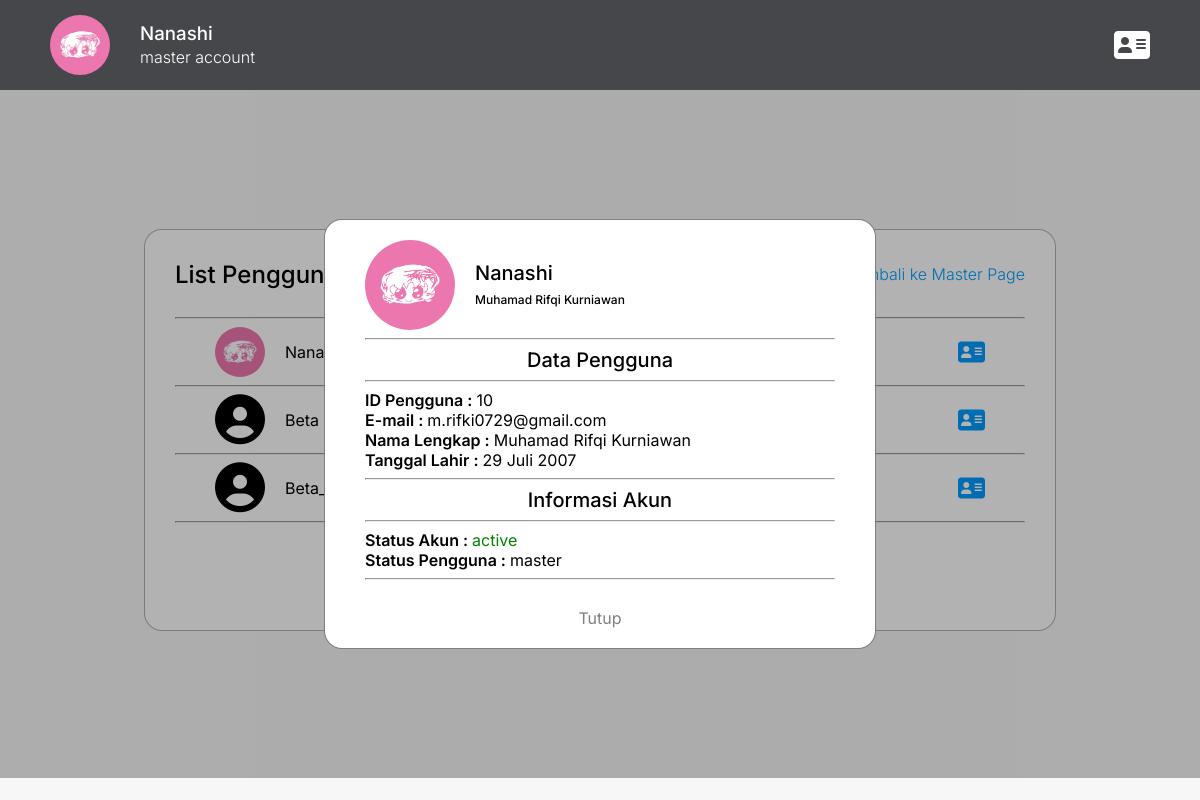
The app's page /user/master/list_pengguna.php?id=10 (signed in) with its own data.
### tables this page shows
CREATE TABLE `user` (
  `id` int(255) NOT NULL,
  `email` varchar(1000) NOT NULL,
  `fullname` varchar(1000) NOT NULL,
  `username` varchar(1000) NOT NULL,
  `password` varchar(1000) NOT NULL,
  `tgl_lahir` varchar(1000) NOT NULL,
  `sekolah` varchar(1000) NOT NULL,
  `NIS` int(255) NOT NULL,
  `kelas` varchar(1000) NOT NULL,
  `guru_tmpt_mengajar` varchar(1000) NOT NULL,
  `guru_mapel` varchar(1000) NOT NULL,
  `status` varchar(1000) NOT NULL,
  `foto_profil` varchar(1000) NOT NULL,
  `status_akun` char(10) NOT NULL
);

### user/master/list_pengguna.php (the view, shortened to what this page needs)
<?php
include "../../logika/custom_function.php";
?>
<!DOCTYPE html>
<html lang="en">
<head>
    <link rel="stylesheet" href="https://cdnjs.cloudflare.com/ajax/libs/font-awesome/6.5.1/css/all.min.css">
    <link rel="stylesheet" href="../../assets/css/style.css">
</head>
<body>
    <header class="inter-400 header-dark" style="display: flex; justify-content: space-between; padding: 0 50px; align-items: center;">
        <div class="left-side" style="display: flex;">
            <?php
            $path = "../../assets/images/user/".$_SESSION['foto_profil'];
            if(file_exists($path) != false && $_SESSION['foto_profil'] != ''){
                echo "<div>";
                echo "<img src='$path' style='width: 60px; height: 60px; object-fit: cover; border-radius: 100px; margin-right: 30px; margin-top: 12px;'>";
                echo "</div>";
                echo "<div>";
                echo "<h3 class='inter-500'>".$_SESSION['username']."<br><span class='inter-300 font-size-l'>".$_SESSION['status']." account</span></h3>";
                echo "</div>";
            }
            ?>
        </div>
        <a id="user-menu">
            <i class="fa-solid fa-address-card fa-2xl"></i>
        </a>
    </header>
    <div class="inter-400 user-info-container" id="user-info-container">
        <div class="user-info-popup">
            <?php
            if (isset($_GET['id'])){
                $userId = $_GET['id'];
            ?>
            <?php
            $query = "SELECT * FROM user WHERE id=$userId";
            $hasil = $pdo->query($query);
            $row = $hasil->fetch(PDO::FETCH_ASSOC);
            $path = "../../assets/images/user/".$row['foto_profil'];
            echo "<div style='display: flex; align-items: center;'>";
            if(file_exists($path) == true && $row['foto_profil'] != '') {
            echo "<img src='$path' style='height: 90px; width: 90px; object-fit: cover; border-radius: 100px; border-color: rgb(0, 0, 0, 0.3);'>";
            } else {
                echo "<i class='fa-solid fa-circle-user fa-2xl' style='display: flex; align-items: center; height: 90px; width: 90px; font-size: 90px;'></i>";
            }
            echo "<div style='margin-left: 20px;'>";
            echo "<p class='inter-500 font-size-xl'>".$row['username']."<br><span class='inter-500 font-size-md'>".$row['fullname']."</span></p>";
            echo "</div>";
            echo "</div>";
            echo "<hr>";
            echo "<div style='display: flex; justify-content: center;'>";
            echo "<h2 class='inter-500 font-size-xl' style='margin: 0;'>Data Pengguna</h2>";
            echo "</div>";
            echo "<hr>";
            echo "<span class='inter-600'>ID Pengguna : </span>".$row['id']."<br>";
            echo "<span class='inter-600'>E-mail : </span>".$row['email']."<br>";
            echo "<span class='inter-600'>Nama Lengkap : </span>".$row['fullname']."<br>";
            echo "<span class='inter-600'>Tanggal Lahir : </span>".$row['tgl_lahir']."<br>";
            if ($row['status'] == 'default') {
                echo "<span class='inter-600'>Sekolah : </span>".$row['sekolah']."<br>";
                echo "<span class='inter-600'>NIS : </span>".$row['NIS']."<br>";
                echo "<span class='inter-600'>Kelas : </span>".$row['kelas']."<br>";
                echo "<hr>";
            } else if ($row['status'] == 'teacher') {
                echo "<span class='inter-600'>Tempat Mengajar : </span>".$row['guru_tmpt_mengajar']."<br>";
                echo "<span class='inter-600'>Mengajar Mapel : </span>".$row['guru_mapel']."<br>";
                echo "<hr>";
            } else {
                echo "<hr>";
            }
            echo "<div style='display: flex; justify-content: center;'>";
            echo "<h2 class='inter-500 font-size-xl' style='margin: 0;'>Informasi Akun</h2>";
            echo "</div>";
            echo "<hr>";
            if ($row['status_akun'] == 'active') {
                echo "<span class='inter-600'>Status Akun : </span><span style='color: green;'>".$row['status_akun']."</span><br>";
            } else {
                echo "<span class='inter-600'>Status Akun : </span><span style='color: #E25555;'>".$row['status_akun']."</span><br>";
            }
            if ($_SESSION['id'] == $row['id']) {
                echo "<span class='inter-600'>Status Pengguna : </span>".$row['status']."<br>";
                }
            }
            ?>
            <hr>
            <br>
            <div style="display: flex; justify-content: center;">
                <a href="list_pengguna.php" style="text-decoration: none; color: rgba(0, 0, 0, 0.5);">Tutup</a>
            </div>
        </div>
    </div>
    <main style="display: flex; align-items: center; justify-content: center; height: 85vh;">
        <div class="inter-400 list-pengguna-container">
            <div class="inter-300" style="margin: 0; display: flex; justify-content: space-between; align-items: center;">
                <h2 class="inter-500" >List Pengguna</h2>
                <a href="index.php" style="color: #009DFF; text-decoration: none;">Kembali ke Master Page</a>
            </div>
            <?php
            $query = "SELECT * FROM user;";
            $stmt = $pdo->query($query);
            while ($row = $stmt->fetch(PDO::FETCH_ASSOC)){
                $path = "../../assets/images/user/";
                echo "<div style='height: 50px; padding: 0 40px; display: flex; align-items: center; justify-content: space-between;'>";
                echo "<div style='display: flex; align-items: center;'>";
                if(file_exists($path.$row['foto_profil']) == true && $row['foto_profil'] != ''){
                    echo "<img src='$path".$row['foto_profil']."' style='height: 50px; width: 50px; object-fit: cover; border-radius: 100px;'>";
                } else {
                    echo "<div style='display: flex; align-items: center; justify-content: center; width: 50px; height: 50px; text-align: center; '>
                    <i class='fa-solid fa-circle-user fa-2xl' style='font-size: 50px;'></i>
                    </div>";
                }
                if ($row['status'] == 'master') {
                    echo "<h2 class='inter-400 font-size-l' style='margin-left: 20px;'>".$row['username']." <span style='color: red; font-style: italic;'>(".$row['status'].")</span>"."</h2>";
                } else {
                    echo "<h2 class='inter-400 font-size-l' style='margin-left: 20px;'>".$row['username']."</h2>";
                }
                echo "</div>";
                echo "<a href='list_pengguna.php?id=".$row['id']."'><i class='fa-solid fa-address-card fa-xl' style='color: #009DFF;'></i></a>";
                echo "</div>";
            }
            ?>
        </div>
    </main>
</body>
</html>

### assets/css/style.css (style rules this page uses)
.inter-300 { font-family: "Inter", serif; font-optical-sizing: auto; font-weight: 300; font-style: normal; }
.inter-400 { font-family: "Inter", serif; font-optical-sizing: auto; font-weight: 400; font-style: normal; }
.inter-500 { font-family: "Inter", serif; font-optical-sizing: auto; font-weight: 500; font-style: normal; }
.inter-600 { font-family: "Inter", serif; font-optical-sizing: auto; font-weight: 600; font-style: normal; }
.font-size-md { font-size: 12px; }
.font-size-l { font-size: 16px; }
.font-size-xl { font-size: 20px; }
body { background-color: #f7f7f7; margin: 0; padding: 0; touch-action: manipulation; }
main { padding: 0 50px; }
.header-dark { height: 90px; background-color: #45474B; text-align: left; color: white; z-index: 10; }
.user-info-container { position: fixed; background-color: rgb(0, 0, 0, 0.3); display: none; align-items: center; justify-content: center; height: 86vh; width: 100vw; z-index: 10; }
.user-info-popup { padding: 20px 40px; width: 470px; height: fit-content; background-color: white; border: 1px solid rgba(0, 0, 0, 0.5); border-radius: 18px; }
.list-pengguna-container { padding: 10px 30px; width: 850px; height: 380px; background-color: white; border: 1px solid rgba(0, 0, 0, 0.3); border-radius: 18px; overflow-y: auto; }

### records on screen
user: foto_profil (picture), username "Nanashi", fullname "Muhamad Rifqi Kurniawan", id "10", email "m.rifki0729@gmail.com", tgl_lahir "29 Juli 2007", status_akun "active", status "master"
user: username "Beta…"
user: username "Beta_test"

### other values on screen
$_SESSION['username'] "Nanashi"
$_SESSION['status'] "master"
